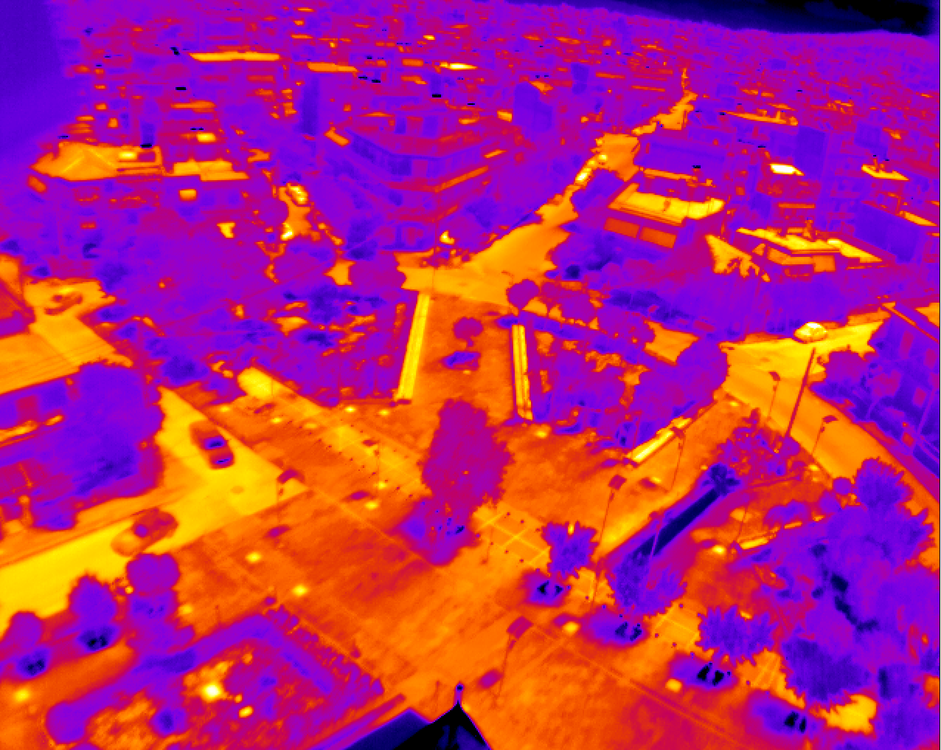
#> input picture LAB_codes/Images/AthenIR.png, 941 x 750 px, shrunk from 1276 x 1016 before the run, found by its file name
$ python ex_edgedetection.py
#> lines starting #> are read from the running program, lines starting #| are printed output that depends on the picture
# -*- coding: utf-8 -*-
"""
Created on Thu Sep 30 14:21:07 2021

@author: julie
"""

# -*- coding: utf-8 -*-

"""
INF250
Mandatory exercise 2
Julie Wollebæk Førrisdal
"""
import numpy as np
from skimage import filters
from skimage import feature


def edge_operator(image, operator):
    """Returns the result from one of the edge operators, prewitt, sobel,
    canny or laplace

    Parameters:
    -----------
    image : np.ndarray
        Image to detect blobs in. If this image is a colour image then
        the last dimension will be the colour value (as RGB values).
    operator : numeric
    1 = sobel filter
    2 = prewitt filter
    3 = canny filter
    4 = laplace filter

    Returns:
    --------
    filtered : np.ndarray(np.uint)
    result image from the edge operator
    """
    shape = np.shape(image)
    if len(shape) == 3:
        image = image.mean(axis=2)

    if operator == 1:
        filtered = filters.sobel(image)
    elif operator == 2:
        filtered = filters.prewitt(image)
    elif operator == 3:
        filtered = feature.canny(image)
    elif operator == 4:
        filtered = filters.laplace(image)
    else:
        raise ValueError('Unvalid operator.')

    return filtered


def sharpen(image, sharpmask):
    """Performs an image sharpening using Laplace filter or unsharpen mask (USM)
    1 = Laplace
    2 = USM

    Returns: sharpened image
    """
    shape = np.shape(image)
    if len(shape) == 3:
        image = image.mean(axis=2)

    if sharpmask == 1:
        image_lap = filters.laplace(image)
        sharpened = image - 2*image_lap
    elif sharpmask == 2:
        gaussimage = filters.gaussian(image)
        sharpened = image + 2*(image-gaussimage)
    else:
        raise ValueError('Unvalid sharpmask.')
    return sharpened


if __name__ == "__main__":
    import matplotlib.pyplot as plt
    from skimage import io

    filename = 'AthenIR.png'
    athen = io.imread(filename)
#> athen is the input picture: shape (750, 941, 4); mean R, G, B, A 180.5, 38.6, 113.8, 255
    img = plt.imshow(athen, 'hot')
    plt.title('Original photo')
    plt.savefig('athen_original.png')
    plt.show()

    athen_sobel = edge_operator(athen, 1)
#> in edge_operator, `image = image.mean(axis=2)`:
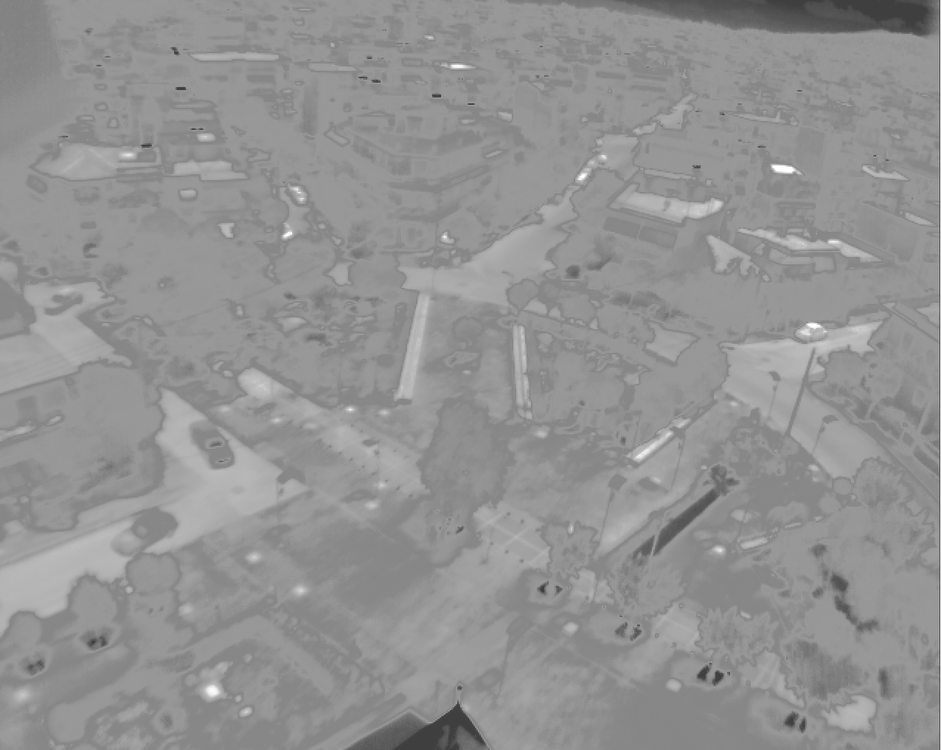
#> image: shape (750, 941) float64; min 63.75, max 255, mean 147
#> in edge_operator, `filtered = filters.sobel(image)`:
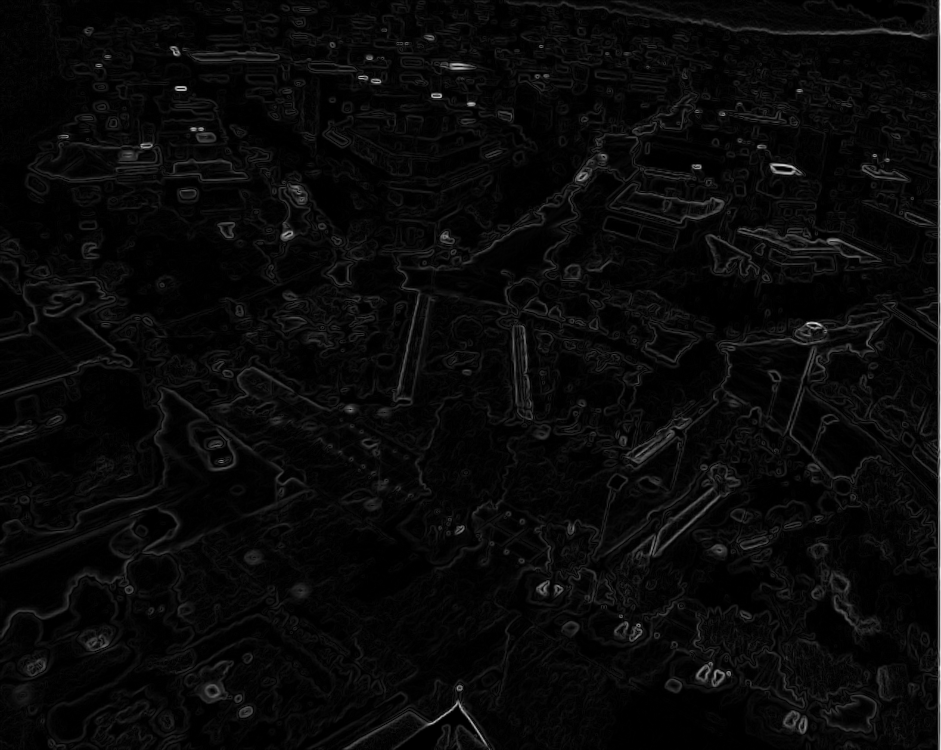
#> filtered: shape (750, 941) float64; min 0, max 84.99, mean 3.2; drawn with min black and max white
    img1 = plt.imshow(athen_sobel, 'hot')
    plt.title('Filter: Sobel')
    plt.savefig('athen_sobel.png')
    plt.show()

    athen_prewitt = edge_operator(athen, 2)
    img2 = plt.imshow(athen_prewitt, 'hot')
    plt.title('Filter: Prewitt')
    plt.savefig('athen_prewitt.png')
    plt.show()

    athen_canny = edge_operator(athen, 3)
#> call 3 of edge_operator, with operator = 3
#> in edge_operator (call 3), `filtered = feature.canny(image)`:
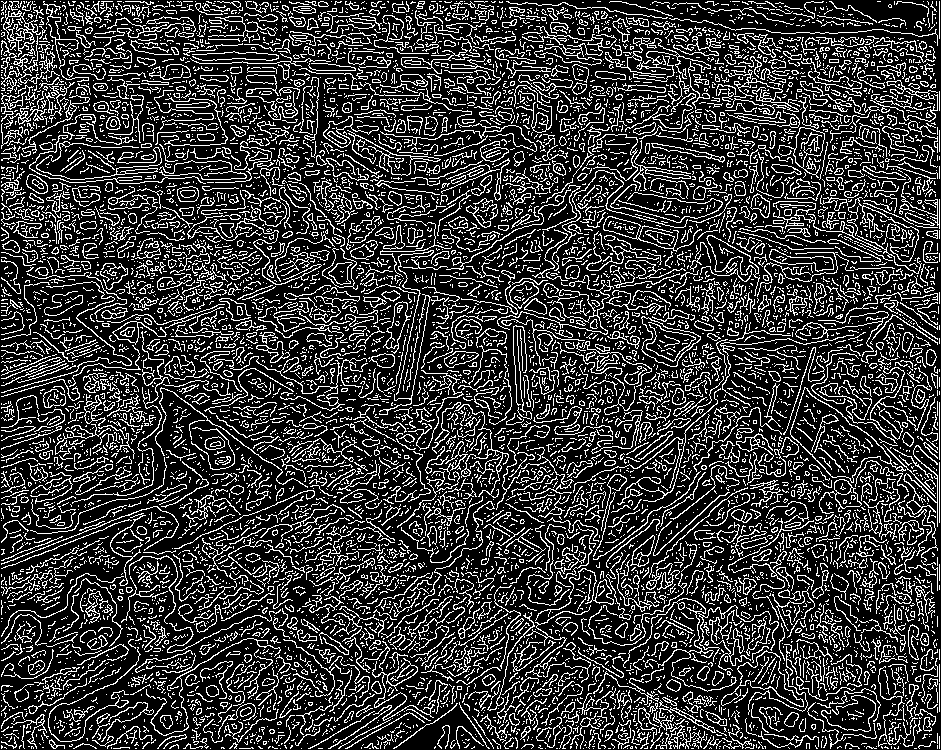
#> filtered: shape (750, 941) bool; 22.1% white in thin lines or dots
    img3 = plt.imshow(athen_canny, 'hot')
    plt.title('Filter: Canny')
    plt.savefig('athen_canny.png')
    plt.show()

    athen_sharplaplace = sharpen(athen, 1)
#> in sharpen, `image_lap = filters.laplace(image)`:
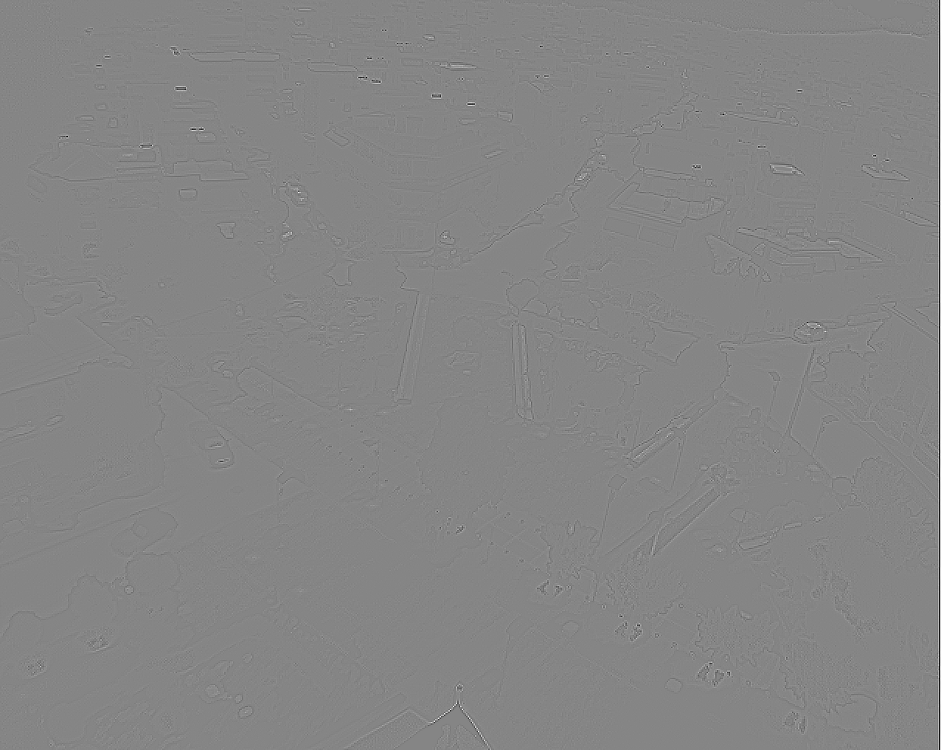
#> image_lap: shape (750, 941) float64; min -180.2, max 163.8, mean 0; drawn with min black and max white
    img5 = plt.imshow(athen_sharplaplace, 'hot')
    plt.title('Sharpened: Laplace')
    plt.savefig('athen_sharp_laplace.png')
    plt.show()

    athen_usm = sharpen(athen, 2)
#> call 2 of sharpen, with sharpmask = 2
#> in sharpen (call 2), `sharpened = image + 2*(image-gaussimage)`:
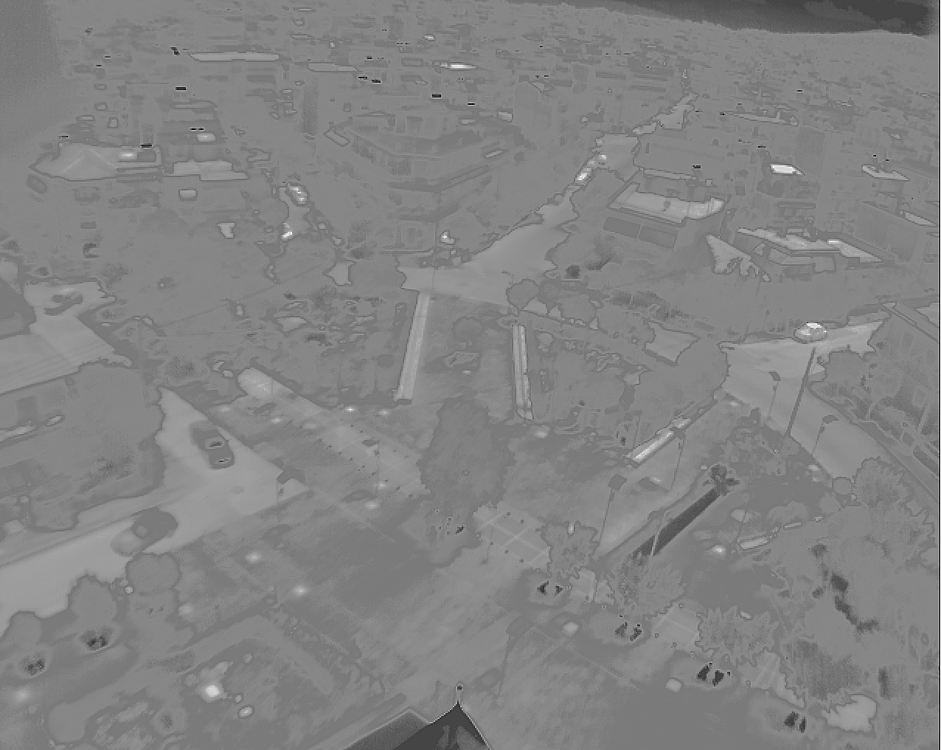
#> sharpened: shape (750, 941) float64; min -30.74, max 314.2, mean 147; drawn with min black and max white
    img6 = plt.imshow(athen_usm, 'hot')
    plt.title('Sharpened: USM')
    plt.savefig('athen_usm.png')
    plt.show()
